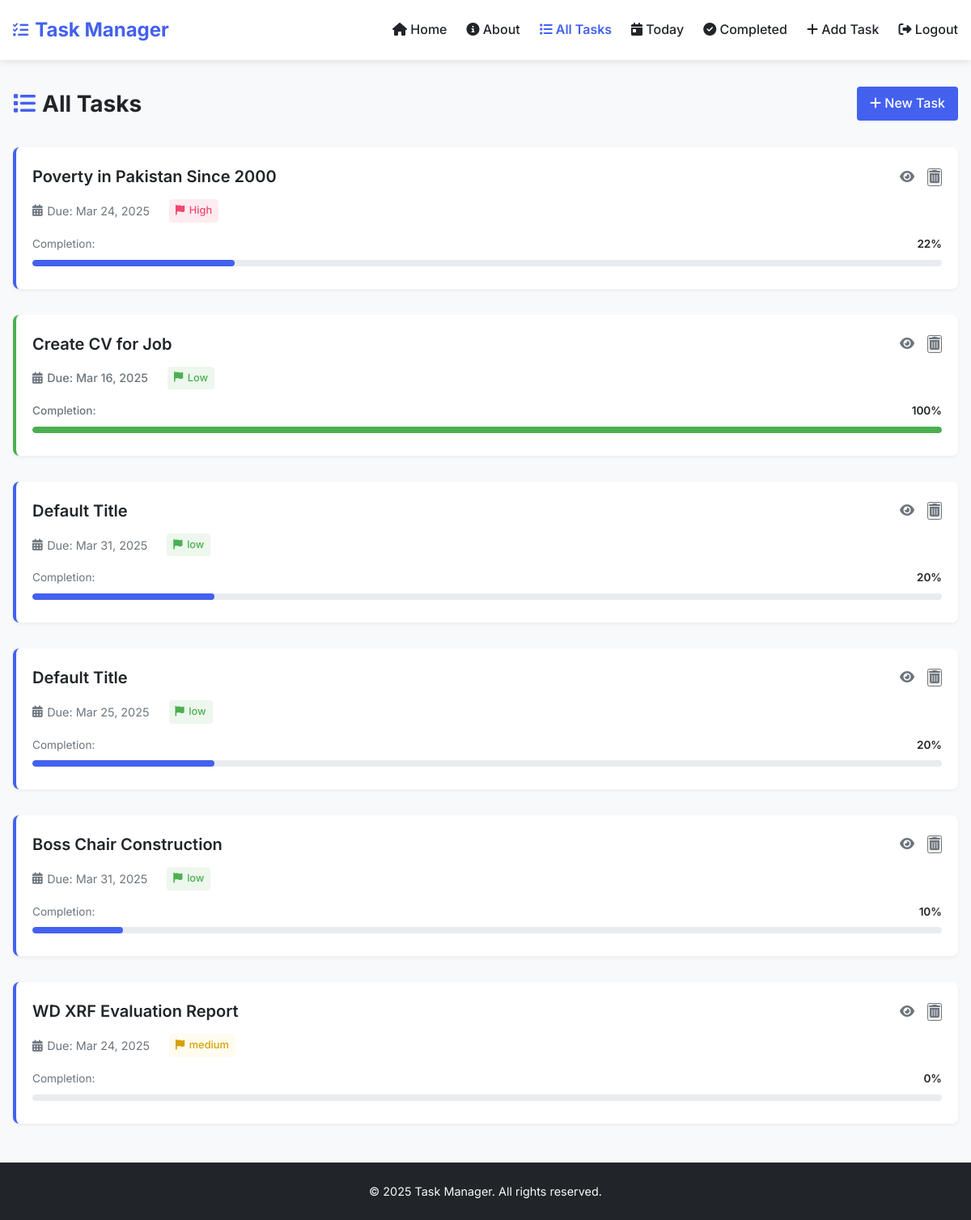
Page /all_tasks/ (signed in) on the committed database.
### task_manager/models.py (models this page shows, shortened)
class Task(models.Model):
    description = models.TextField()
    title = models.CharField(max_length=200, blank=True, null=True)  # Add title field
    start_date = models.DateField()
    due_date = models.DateField()
    priority = models.CharField(max_length=10, choices=[
        ('High', 'High'),
        ('Medium', 'Medium'),
        ('Low', 'Low'),
    ])
    completed = models.BooleanField(default=False)

### task_manager/views.py (the view)
# urls.py: path("all_tasks/", views.all_tasks, name="all_tasks"),
@login_required
def all_tasks(request):
    tasks = Task.objects.all()
    for task in tasks:
        task.subtasks = Subtask.objects.filter(task=task)
        total_subtasks = task.subtasks.count()
        completed_subtasks = task.subtasks.filter(completed=True).count()
        if total_subtasks > 0:
            task.completion_percentage = (completed_subtasks / total_subtasks) * 100
        else:
            task.completion_percentage = 0
    return render(request, 'all_tasks.html', {'tasks': tasks})

### task_manager/templates/all_tasks.html (shortened to what this page needs)
{% extends 'base.html' %}
{% block content %}
<div class="page-header">
    <div class="page-header-content">
        <h2 class="page-title">
            <i class="fas fa-list"></i> All Tasks
        </h2>
        <div class="page-actions">
            <a href="{% url 'add_task' %}" class="btn btn-primary">
                <i class="fas fa-plus"></i> New Task
            </a>
        </div>
    </div>
</div>
{% if tasks %}
    <div class="task-list">
        {% for task in tasks %}
            <div class="task-item {% if task.completion_percentage == 100 %}completed{% endif %}">
                <div class="task-header">
                    <h3 class="task-title">
                        <a href="{% url 'task_detail' task.id %}">{{ task.title }}</a>
                    </h3>
                    <div class="task-actions">
                        <a href="{% url 'task_detail' task.id %}" class="task-action" title="View Details">
                            <i class="fas fa-eye"></i>
                        </a>
                        <form id="delete-form-{{ task.id }}" action="{% url 'delete_task' task.id %}" method="POST" style="display: inline;">
                            <button type="button" class="task-action delete" title="Delete Task" onclick="confirmDelete('{{ task.id }}');">
                                <i class="fas fa-trash-alt"></i>
                            </button>
                        </form>
                    </div>
                </div>
                <div class="task-meta">
                    <span><i class="fas fa-calendar-alt"></i> Due: {{ task.due_date|date:"M d, Y" }}</span>
                    <span class="priority priority-{{ task.priority|lower }}">
                        <i class="fas fa-flag"></i> {{ task.priority }}
                    </span>
                </div>
                <div class="task-progress">
                    <div class="progress-info">
                        <span class="progress-label">Completion:</span>
                        <span class="progress-percentage">{{ task.completion_percentage|floatformat:0 }}%</span>
                    </div>
                    <div class="progress-bar-container">
                        <div class="progress-bar {% if task.completion_percentage == 100 %}complete{% endif %}"
                             style="width: {{ task.completion_percentage }}%;"></div>
                    </div>
                </div>
            </div>
        {% endfor %}
    </div>
{% endif %}
{% endblock %}

### task_manager/templates/base.html (style rules this page uses)
:root { --primary: #4361ee; --primary-light: #4895ef; --success: #4CAF50; --success-light: #a7e9af; --danger: #ef476f; --warning: #ffd166; --dark: #212529; --gray: #6c757d; --light: #f8f9fa; --white: #ffffff; }
* { margin: 0; padding: 0; box-sizing: border-box; }
body { font-family: 'Inter', sans-serif; line-height: 1.6; color: var(--dark); background-color: var(--light); padding: 0; margin: 0; }
.btn { display: inline-block; padding: 0.5rem 1rem; border-radius: 4px; font-weight: 500; text-decoration: none; cursor: pointer; transition: all 0.3s; border: none; }
.btn-primary { background-color: var(--primary); color: var(--white); }
.progress-bar-container { width: 100%; background-color: #e9ecef; border-radius: 5px; margin: 8px 0; }
.progress-bar { background-color: var(--success); height: 10px; border-radius: 5px; transition: width 0.3s ease; }
.completed { color: var(--success); font-weight: 500; }
.task-item { padding: 1rem; border-radius: 6px; background-color: var(--white); margin-bottom: 1rem; border-left: 4px solid var(--primary); box-shadow: 0 2px 5px rgba(0, 0, 0, 0.05); transition: transform 0.2s, box-shadow 0.2s; }
.task-item.completed { border-left-color: var(--success); }
.task-header { display: flex; justify-content: space-between; align-items: center; margin-bottom: 0.5rem; }
.task-title { font-weight: 600; font-size: 1.1rem; }
.task-actions { display: flex; gap: 0.5rem; }
.task-action { color: var(--gray); cursor: pointer; transition: color 0.2s; }
.task-meta { display: flex; gap: 1rem; font-size: 0.875rem; color: var(--gray); }
.task-meta span { display: flex; align-items: center; gap: 0.25rem; }

### task_manager/templates/all_tasks.html (style rules this page uses)
.page-header { margin-bottom: 2rem; }
.page-header-content { display: flex; justify-content: space-between; align-items: center; }
.page-title { font-size: 1.75rem; margin: 0; color: var(--dark); display: flex; align-items: center; gap: 0.5rem; }
.page-title i { color: var(--primary); }
.task-list { display: flex; flex-direction: column; gap: 1rem; }
.task-item { background-color: var(--white); border-radius: 8px; padding: 1.25rem; box-shadow: 0 2px 4px rgba(0, 0, 0, 0.05); border-left: 4px solid var(--primary); transition: transform 0.2s, box-shadow 0.2s; }
.task-item.completed { border-left-color: var(--success); }
.task-header { display: flex; justify-content: space-between; align-items: center; margin-bottom: 0.75rem; }
.task-title { font-size: 1.25rem; margin: 0; font-weight: 600; }
.task-title a { color: var(--dark); text-decoration: none; transition: color 0.2s; }
.task-actions { display: flex; gap: 1rem; }
.task-action { color: var(--gray); font-size: 1rem; transition: all 0.2s; }
.task-meta { display: flex; gap: 1.5rem; margin-bottom: 1rem; color: var(--gray); font-size: 0.9rem; }
.task-meta span { display: flex; align-items: center; gap: 0.35rem; }
.priority { padding: 0.25rem 0.5rem; border-radius: 4px; font-weight: 500; font-size: 0.8rem; }
.priority-high { background-color: rgba(239, 71, 111, 0.1); color: var(--danger); }
.priority-medium { background-color: rgba(255, 209, 102, 0.1); color: #d4a200; }
.priority-low { background-color: rgba(76, 175, 80, 0.1); color: var(--success); }
.task-progress { margin-top: 0.5rem; }
.progress-info { display: flex; justify-content: space-between; margin-bottom: 0.35rem; font-size: 0.85rem; }
.progress-label { color: var(--gray); }
.progress-percentage { font-weight: 600; color: var(--dark); }
.progress-bar-container { width: 100%; height: 8px; background-color: #e9ecef; border-radius: 4px; overflow: hidden; }
.progress-bar { height: 100%; background-color: var(--primary); border-radius: 4px; transition: width 0.3s ease; }
.progress-bar.complete { background-color: var(--success); }

### rows in the picture
Task: title "Poverty in Pakistan Since 2000", due_date "Mar 24, 2025", priority "High", completion_percentage "22"
Task: title "Create CV for Job", due_date "Mar 16, 2025", priority "Low", completion_percentage "100"
Task: title "Default Title", due_date "Mar 31, 2025", priority "low", completion_percentage "20"
Task: title "Default Title", due_date "Mar 25, 2025", priority "low", completion_percentage "20"
Task: title "Boss Chair Construction", due_date "Mar 31, 2025", priority "low", completion_percentage "10"
Task: title "WD XRF Evaluation Report", due_date "Mar 24, 2025", priority "medium", completion_percentage "0"
